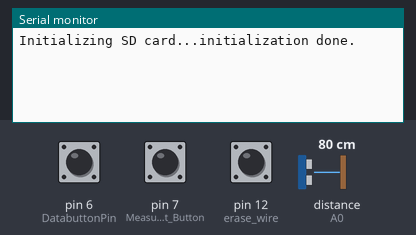
This sketch was run on a simulated Arduino Uno, built with avr-gcc and run on an emulated ATmega328P. On the bench: the last lines printed to the serial monitor. The test bench sets the inputs (shaded band); at power-on: pin 6 (DatabuttonPin) LOW, pin 7 (Measurement_Button) LOW, pin 12 (erase_wire) HIGH, distance to the obstacle (sensor on A0) 80 cm. Storage starts empty.

Above: at 11.3 s.
11.4 s: pin 6 (DatabuttonPin) pulled HIGH for 0.15 s
At 11.52 s:
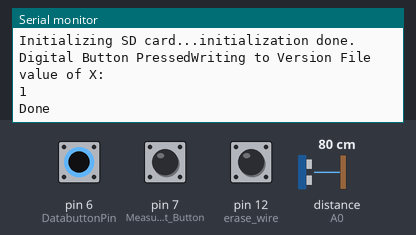
At 11.9 s:
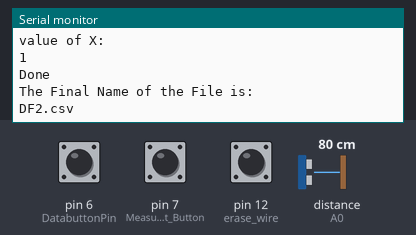

Measured:
- after the input at 11.4 s, the serial monitor: prints a new line after 0.05 s (image 1)

The sketch:

PotatoSkin_Test.ino
```cpp
#include <SD.h>
#include <SPI.h>
#include <SharpIR.h>

//file information
File file;
File myFile;


int count;
float sum = 0;
float initial_distance;

//File for collecting the data file where the data is stored

String File_name_part = "DF"; //  IT IS VERY IMPORTANT THAT THIS NAME IS KEPT AS SHORT AS POSSIBLE, FOR SOME REASON LONG NAMES MAKE THE OPENING OF THE FILE CORRUPT

String countFile;
String ending = ".csv";
int flag = 0;
int flag2 = 0; //used to place titles above columns in the data file

//File for the current version the number count

String version_file = "version2.csv";
int data_count = 0;
int x;
float value;

//global variables

const int DatabuttonPin = 6;     // Button increases the file the data is being written to
const int Measurement_Button = 7;
const int erase_wire = 12;

int DigitalbuttonState = 0;
int Measurement_Button_State;


//void return_total_value();
float measurement;
//float measurements_per_cycle = 100;
float measurements_per_cycle = 500;


//debounce1
unsigned long lastDebounceTime = 0;  // the last time the output pin was toggled
unsigned long debounceDelay = 50;    // the debounce time; increase if the output flickers
int lastButtonState = LOW;

//debounce2:

unsigned long lastDebounceTime2 = 0;  // the last time the output pin was toggled
unsigned long debounceDelay2 = 50;    // the debounce time; increase if the output flickers
int lastButtonState2 = LOW;

//debounce 3: For the reset Wire

unsigned long lastDebounceTime3 = 0;  // the last time the output pin was toggled
unsigned long debounceDelay3 = 50;    // the debounce time; increase if the output flickers
const int Wire_pin = 12; //pin for the wire


boolean wire_state = 1; //current reading of the pin
boolean last_wire_state = 1; //previous reading of the wire
boolean reading3;


//object for the sensor that measures all of the sensor
SharpIR sensor( SharpIR::GP2Y0A21YK0F, A0 );


//******************************FUNCTIONS**********************************

//returns the distance value in cm of the infared sensor

float return_total_value()
{
  for (int x = 0; x < measurements_per_cycle; x++)
  {
    measurement = sensor.getDistance();
    sum = sum + measurement;
    //delay(20);
  }
  sum = sum / measurements_per_cycle;
  //Serial.println(sum);
  //account for accuracy error
  sum = sum - .2;
  return sum;
  sum = 0;

}

//unimportant function for now but could be used in the future
bool readLine(File & f, char* line, size_t maxLen) {
  for (size_t n = 0; n < maxLen; n++) {
    int c = f.read();
    if ( c < 0 && n == 0) return false;  // EOF
    if (c < 0 || c == '\n') {
      line[n] = 0;
      return true;
    }
    line[n] = c;
  }
  return false; // line too long
}

bool readVals(int* v1) {
  char line[40], *ptr, *str;
  if (!readLine(file, line, sizeof(line))) {
    return false;  // EOF or too long
  }
  *v1 = strtol(line, &ptr, 10);
  if (ptr == line) return false;  // bad number if equal
  while (*ptr) {
    if (*ptr++ == ',') break;
  }
  return str != ptr;  // true if number found
}

/*
   fuction is run when the program first intializes
   to read through a separate csv that can be used to change the number of the data
   file being written too

*/


//reads the version file
void update_data_file()
{

  String number;
  //change to count.csv


  if (SD.exists(version_file))
  {
    file = SD.open(version_file, FILE_READ);
    if (!file) {
      Serial.println("open error");
      return;
    }
    while (readVals(&x)) {

      Serial.println("value of X:  ");
      Serial.println(x);

    }

    if (flag == 0)
    {
      data_count = 1;
      file = SD.open(version_file, FILE_WRITE);
      file.println(x++);
      file.close();

      flag = 1;
    }

    //prevents the same file from being written too twice


    Serial.println("Done");

    number = String(x);
    countFile = File_name_part + number + ending;
    Serial.println("The Final Name of the File is:   ");
    Serial.println(countFile);


    file.close();

    initial_distance = return_total_value();


    file = SD.open(countFile, FILE_WRITE);

    if (!file) {
      Serial.println("open error");
      return;
    }

    //only runs on the booting up of the program

    file.println("Count,Thickness");

    Serial.print("Updated number will occure");


    file.close();
    Serial.print("function Successfully Run");
  }
  else
  {
    file = SD.open(version_file, FILE_WRITE);
    file.print("0");
    file.close();
    x = 0;
  }

}

//changes the file the data is being written too

void change_data_file()
{

  myFile = SD.open(version_file, FILE_WRITE);
  // if the file opened okay, write to it:
  if (myFile) {
    Serial.println("Writing to Version File");

    x++;
    myFile.println(x);
    // close the file:
    myFile.close();
  }
  //will update the version file and the name of the data file
  update_data_file();
}

//this function writes a value to the respective data file taken from the measuring device
void write_value(float val)
{
  String var, var2;
  data_count++;

  var = String(data_count);
  var2 = String(val);
  myFile = SD.open(countFile, FILE_WRITE);
  Serial.print("Printing the Data Count");
  Serial.print(data_count);

  myFile.println(var + "," + var2);
  myFile.close();

}


//This function clears out contents of the varieties of the data file

void clear_SD_card()
{
  String Delete_File;
  String Letter; //used to convert int n to a string

  //runs through all the files stored on the SD card

  for (int n = 0; n < (x + 1); n++) //x is the number that is attached to the end of the most recent file so this ensures everything is deleted after that
  {
    Letter = String(n);
    Delete_File = File_name_part + Letter + ending;
    Serial.println("File to Delete");
    Serial.println(Delete_File);

    if (SD.exists(Delete_File))
    {
      SD.remove((Delete_File));
    }
  }

  //removes the file containing all the versions

  SD.remove(version_file);

  file = SD.open(version_file, FILE_WRITE);
  file.println("0");
  file.close();

  Serial.println("SD card Succesfuly Reset");

  x = 0;

  //If the File exists then delete it


  //D the name of the version file and write a zero to initalize it once again

}


//Gets rid of all the files generated to make space for
////  void destroy_all_files{
////    //removes whatever the version of the
////    SD.remove(version_file);
////
////
////    for(int i = 0; i < 250 ; i++)
////    {
////
////
////
////
////
////    }
//
//
//
//   //writes a zero back in the version file
//
//   myFile = SD.open(version_file, FILE_WRITE);
//    // if the file opened okay, write to it:
//    if (myFile) {
//      Serial.println("Writing to Version File");
//      myFile.println("0");
//      myFile.close();
//    }
//  }


//****************************MAIN********************************************

void setup() {

  initial_distance = return_total_value();


  //settinhg up the buttons

  pinMode(DatabuttonPin, INPUT);
  pinMode(Measurement_Button_State, INPUT);
  pinMode(Wire_pin, INPUT_PULLUP);

  //Wire to erase all the data

  pinMode(erase_wire, INPUT_PULLUP);

  Serial.begin(9600);
  while (!Serial) {
    ; // wait for serial port to connect. Needed for native USB port only
  }
  Serial.print("Initializing SD card...");
  if (!SD.begin(8)) {
    Serial.println("initialization failed!");
    while (1);
  }
  Serial.println("initialization done.");
  update_data_file();
}

//this function opens the count file to determine name of the data file to represent the name that has been generaed

void loop() {

  int reading = digitalRead(Measurement_Button);
  int reading2 = digitalRead(DatabuttonPin);

  if (reading != lastButtonState)
  {
    lastDebounceTime = millis();
  }

  if ((millis() - lastDebounceTime) > debounceDelay) {
    // whatever the reading is at, it's been there for longer than the debounce
    // delay, so take it as the actual current state:

    // if the button state has changed:
    if (reading != Measurement_Button_State) {
      Measurement_Button_State = reading;

      // only toggle the LED if the new button state is HIGH
      if (Measurement_Button_State == HIGH) {
        Serial.print("Measurement Button Pressed");
        Serial.println("initial value");
        Serial.println(initial_distance);
        value = (initial_distance - (return_total_value())-.24); //the .2 is to account for any difference that occurs in the measurment
        Serial.println("printing value: ");
        Serial.println(value);
        write_value(value);
        myFile.close();
      }
    }
  }
  lastButtonState = reading;
  //This button will be pressed if the user desires to performa a different run from before

  //debounce 2
  if (reading2 != lastButtonState2)
  {
    lastDebounceTime2 = millis();
  }

  if ((millis() - lastDebounceTime2) > debounceDelay2) {
    // whatever the reading is at, it's been there for longer than the debounce
    // delay, so take it as the actual current state:

    // if the button state has changed:
    if (reading2 != DigitalbuttonState) {
      DigitalbuttonState = reading2;

      // only toggle the LED if the new button state is HIGH
      if (DigitalbuttonState == HIGH) {
        Serial.print("Digital Button Pressed");
        data_count = 0;
        change_data_file();
      }
    }
  }
  lastButtonState2 = reading2;
  //This button will be pressed if the user de

  //Debounce 3


  reading3 = digitalRead(Wire_pin);
  //  Serial.println("Reading:");
  //  Serial.println(reading);


  // read the state of the switch into a local variable:

  // check to see if you just pressed the button
  // (i.e. the input went from LOW to HIGH), and you've waited long enough
  // since the last press to ignore any noise:

  // If the switch changed, due to noise or pressing:
  if (reading3 != last_wire_state) {
    // reset the debouncing timer
    lastDebounceTime3 = millis();
  }

  if ((millis() - lastDebounceTime3) > debounceDelay3) {
    // whatever the reading is at, it's been there for longer than the debounce
    // delay, so take it as the actual current state:

    // if the button state has changed:
    if (reading3 != wire_state) {
      wire_state = reading3;

      // only toggle the LED if the new button state is HIGH
      if (wire_state == 0) {
        clear_SD_card();
      }
    }
  }

  // set the LED:

  // save the reading. Next time through the loop, it'll be the lastButtonState:
  last_wire_state = reading3;


}
```
